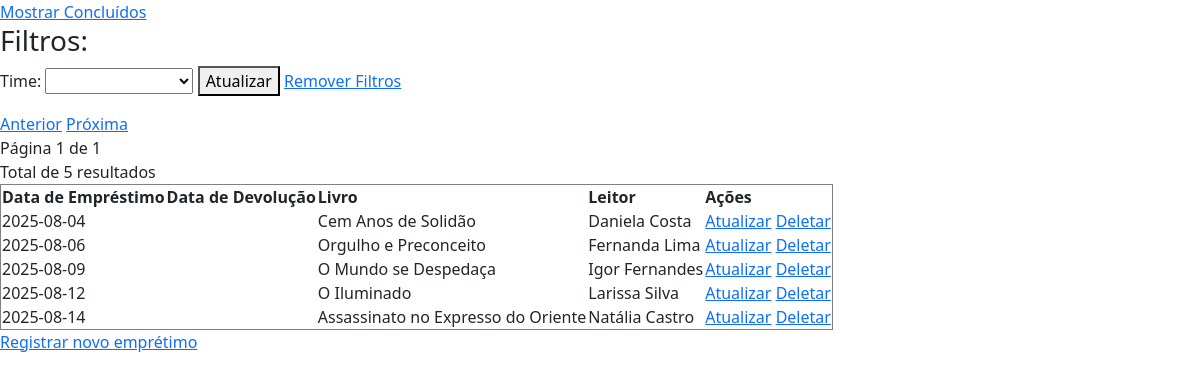
/public/emprestimos/read.php, run on the app's committed database.
### tables this page shows
CREATE TABLE emprestimos (
	id_emprestimo INT AUTO_INCREMENT PRIMARY KEY,
    data_emprestimo DATE NOT NULL,
    data_devolucao DATE NULL,
	id_livro INT,
    id_leitor INT,
    FOREIGN KEY (id_livro) REFERENCES livros(id_livro),
    FOREIGN KEY (id_leitor) REFERENCES leitores(id_leitor)
);

CREATE TABLE livros (
	id_livro INT AUTO_INCREMENT PRIMARY KEY,
    titulo VARCHAR(255) NOT NULL,
    genero VARCHAR(45) NOT NULL,
    ano_publicacao INT NOT NULL,
    id_autor INT,
    FOREIGN KEY (id_autor) REFERENCES autores(id_autor)
);

CREATE TABLE leitores (
	id_leitor INT AUTO_INCREMENT PRIMARY KEY,
    nome VARCHAR(100) NOT NULL,
    email VARCHAR(255) NOT NULL,
    telefone VARCHAR(13) NOT NULL
);

### public/emprestimos/read.php (the view, shortened to what this page needs)
<?php
include '../../config/db.php';
function buildQueryString($exclude = [])
{
    $params = $_GET;
    foreach ($exclude as $param) {
        unset($params[$param]);
    }
    return http_build_query($params);
}
$sqlLeitores = "SELECT id_leitor, nome FROM leitores";
$resultLeitores = $conn->query($sqlLeitores);
$sql = "SELECT id_emprestimo, livros.titulo AS nome_livros, leitores.id_leitor, leitores.nome AS nome_leitores, data_emprestimo, data_devolucao FROM emprestimos INNER JOIN livros ON livros.id_livro = emprestimos.id_livro INNER JOIN leitores ON leitores.id_leitor = emprestimos.id_leitor WHERE 1=1";
if (isset($_GET['concluidos'])) {
    $sql .= " AND ( data_devolucao <> '0000-00-00' AND ( data_devolucao IS NOT NULL))";
} else {
    $sql .= " AND ( (data_devolucao = '0000-00-00') OR ( data_devolucao IS NULL))";
}
$pagina = 0;
$registroPorPagina = 10;
$resultado = mysqli_query($conn, $sql);
$num_linhas = mysqli_num_rows($resultado);
$total_paginas = $num_linhas / $registroPorPagina;
$total_paginas = ceil($total_paginas);
if ($resultado->num_rows > 0) {
    $paginaAnterior = $pagina - 1;
    $paginaPosterior = $pagina + 1;
    $index = $pagina * $registroPorPagina;
    $sql .= " LIMIT $index, $registroPorPagina";
    $result = $conn->query($sql);
}
?>
<html lang="pt-BR">
<head>
    <link rel="stylesheet" href="../style/style.css">
    <link href="https://cdn.jsdelivr.net/npm/bootstrap@5.3.2/dist/css/bootstrap.min.css" rel="stylesheet">
    <?php
    $queryComConcluidos = buildQueryString(['pagina']);
    $linkConcluidos = "read.php?$queryComConcluidos&concluidos=sim";
    ?>
    <a href="<?= $linkConcluidos ?>">Mostrar Concluídos</a><br>
</head>
<body>
    <form method="get">
        <h3>Filtros:</h3>
        <label>Time:</label>
        <select name="leitor">
            <option></option>
            <?php foreach ($resultLeitores as $row): ?>
                <option value="<?= $row['id_leitor'] ?>" <?php if (isset($_GET['leitor'])) {
                                                                if ($_GET['leitor'] == $row['id_leitor']) {
                                                                    echo 'selected';
                                                                }
                                                            } ?>><?= $row['nome'] ?></option>
            <?php endforeach; ?>
        </select>
        <button type="submit">Atualizar</button>
        <a href="read.php">Remover Filtros</a>
    </form>
    <?php
    if ($resultado->num_rows > 0) {
        $paginaExibida = $pagina + 1;
        $queryBase = buildQueryString(['pagina']);
        $paginaAnteriorLink = "?$queryBase&pagina=$paginaAnterior";
        $paginaPosteriorLink = "?$queryBase&pagina=$paginaPosterior";
        echo "<a href='$paginaAnteriorLink'>Anterior</a> ";
        echo "<a href='$paginaPosteriorLink'>Próxima</a>";
        echo "<br> Página $paginaExibida de $total_paginas";
        echo "<br> Total de $num_linhas resultados";
        echo "<table border = '1'>
        <tr>
            <th> Data de Empréstimo </th>
            <th> Data de Devolução </th>
            <th> Livro </th>
            <th> Leitor </th>
            <th> Ações </th>
        </tr>
    ";
        while ($row = $result->fetch_assoc()) {
            echo "<tr>
                <td> {$row['data_emprestimo']} </td>
                <td> {$row['data_devolucao']} </td>
                <td> {$row['nome_livros']} </td>
                <td> {$row['nome_leitores']} </td>
                <td>
                    <a href='update.php?id={$row['id_emprestimo']}'>Atualizar</a>
                    <a href='delete.php?id={$row['id_emprestimo']}'>Deletar</a>
                </td>
            </tr>
        ";
        }
        echo "</table>";
    } else {
        echo "Nenhum empréstimo encontrado.";
    }
    echo "<a href='create.php'>Registrar novo emprétimo</a>";
    ?>
</body>
</html>

### public/style/style.css (style rules this page uses)
body { background-color: aqua; }

### data on the page
emprestimos: data_emprestimo "2025-08-04", id_livro.titulo "Cem Anos de Solidão", id_leitor.nome "Daniela Costa"
emprestimos: data_emprestimo "2025-08-06", id_livro.titulo "Orgulho e Preconceito", id_leitor.nome "Fernanda Lima"
emprestimos: data_emprestimo "2025-08-09", id_livro.titulo "O Mundo se Despedaça", id_leitor.nome "Igor Fernandes"
emprestimos: data_emprestimo "2025-08-12", id_livro.titulo "O Iluminado", id_leitor.nome "Larissa Silva"
emprestimos: data_emprestimo "2025-08-14", id_livro.titulo "Assassinato no Expresso do Oriente", id_leitor.nome "Natália Castro"

### other printed values
$paginaExibida "1"
$total_paginas "1"
$num_linhas "5"
